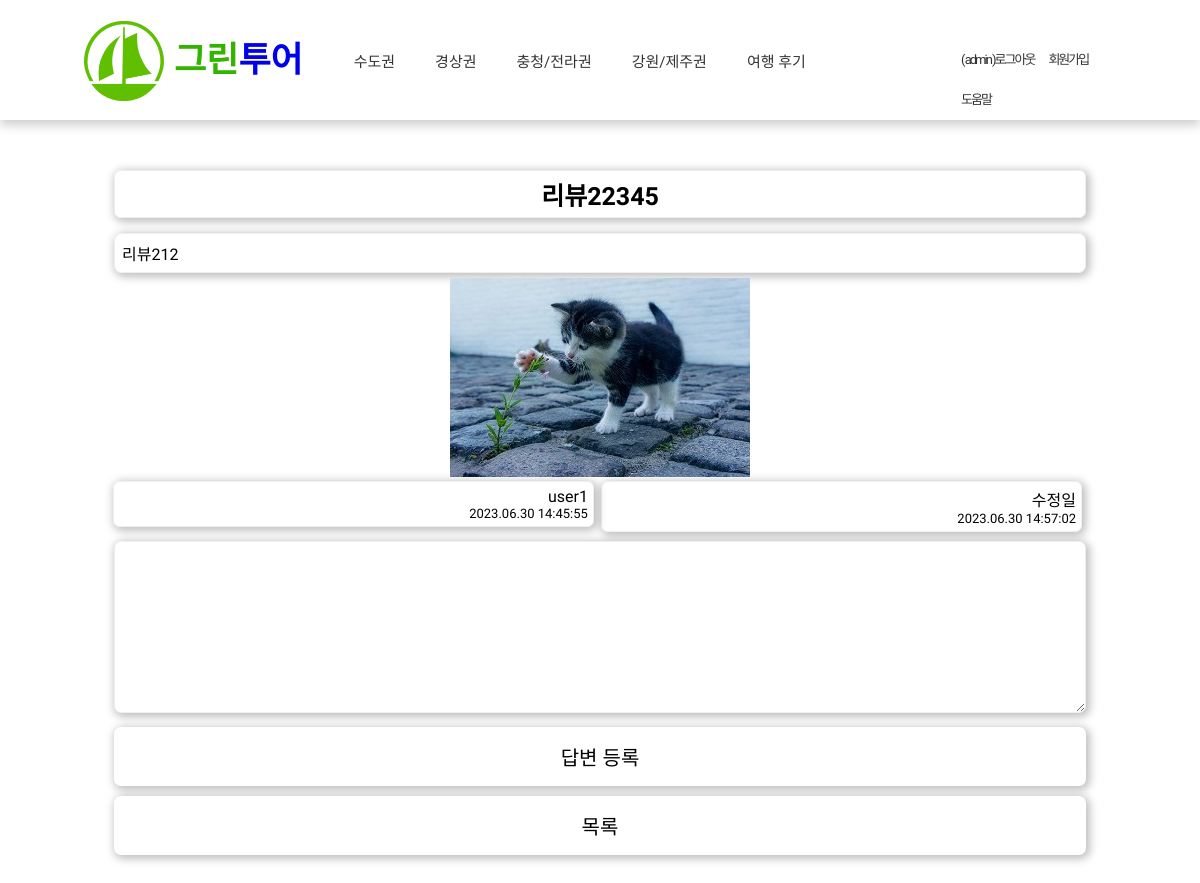
/tour/detail/7/ (signed in), run on the app's committed database.
### tour/models.py (models this page shows, shortened)
class Question(models.Model):
    author = models.ForeignKey(User, on_delete=models.CASCADE)
    subject = models.CharField(max_length=200)
    content = models.TextField()
    create_date = models.DateTimeField()
    modify_date = models.DateTimeField(null=True, blank=True)
    photo = models.ImageField(upload_to='tour/images/%Y/%m/%d/',
                              null=True, blank=True)

### tour/views.py (the view)
# urls.py: path('detail/<int:question_id>/', views.detail, name='detail'),
def detail(request, question_id):
    question = get_object_or_404(Question, pk=question_id)
    context = {'question': question}
    return render(request, 'tour/detail.html', context)

### templates/tour/detail.html (shortened to what this page needs)
{% extends 'base.html' %}
{% load static %}
{% block content %}
{% include 'header.html' %}
<link rel="stylesheet" href="{% static 'tour/css/boardDetail.css' %}">
<div class="board_detail_container">
    <h2 class="board_detail_subject">{{ question.subject }}</h2>
    <div class="board_detail_part1">
        <div class="board_detail_content_part1_all">
            <div class="board_detail_content">
                {{ question.content }}
            </div>
            {% if question.photo %}
            <div class="photo">
                <img src="{{ question.photo.url }}">
            </div>
            {% endif %}
            <div class="board_detail_author_date_all">
                {% if question.modify_date %}
                <div class="board_detail_modify_date_all">
                    <div class="board_detail_modify_date_text">수정일</div>
                    <div class="board_detail_modify_date">{{ question.modify_date|date:"Y.m.d H:i:s" }}</div>
                </div>
                {% endif %}
                <div class="board_detail_author_create_date">
                    <div class="board_detail_author">{{ question.author }}</div>
                    <div class="board_detail_create_date">{{ question.create_date|date:"Y.m.d H:i:s" }}</div>
                </div>
            </div>
        </div>
    </div>
    <form action="{% url 'tour:answer_create' question.id %}" method="post" class="board_detail_textarea_form">
        <div class="board_detail_textarea_box">
            <textarea name="content" id="content" rows="10" cols="40" class="board_detail_textarea"
                      {% if not user.is_authenticated %}disabled{% endif %}></textarea>
        </div>
        <input type="submit" value="답변 등록" class="board_detail_input_button">
    </form>
    <button type="button" class="board_detail_button" onclick="location.href='{% url 'tour:question_list' %}'">목록</button>
</div>
{% endblock %}

### templates/header.html (shortened to what this page needs)
{% load static %}
<link rel="stylesheet" href="{% static 'tour/css/style.css' %}">
<link rel="stylesheet" href="{% static 'tour/css/head.css' %}">
<div id="container">
    <header>
        <div class="logo">
            <a href="{% url 'index' %}">
                <img src="{% static 'tour/images/greenboat.png' %}" alt="메인" id="logo_pic">
                <h1>
                    <span class="abc">그린</span><span class="cba">투어</span>
                </h1>
            </a>
        </div>
        <nav class="navbar">
            <ul>
                <li><a href="{% url 'tour:detail_ca' %}">수도권</a></li>
                <li><a href="{% url 'tour:detail_gs' %}">경상권</a></li>
                <li><a href="{% url 'tour:detail_cj' %}">충청/전라권</a></li>
                <li><a href="{% url 'tour:detail_gj' %}">강원/제주권</a></li>
                <li><a href="{% url 'tour:question_list' %}">여행 후기</a></li>
            </ul>
        </nav>
        <div class="smallhead">
            <ul>
                <li>
                    {% if user.is_authenticated %}
                    <a href="{% url 'common2:logout' %}">
                        ( {{ user.username }} )로그아웃
                    </a>
                    {% else %}
                    <a href="{% url 'common2:login' %}">
                        {{ user.username }}로그인
                    </a>
                    {% endif %}
                </li>
                <li><a href="{% url 'common2:signup' %}">회원가입</a></li>
                <li><a href="#">도움말</a></li>
            </ul>
        </div>
    </header>
</div>

### static/tour/css/style.css (style rules this page uses)
* { margin: 0; padding: 0; box-sizing: border-box; }
header { height: 120px; box-shadow: 0 4px 4px -1px rgba(0, 0, 0, 0.1); }
.smallhead { width: 380px; height: 40px; margin:0 auto; margin-right:100px; }
.smallhead ul { float:right; margin-right: 20px; position:relative; left:20px; }
.smallhead ul li { list-style: none; display:inline-block; line-height: 40px; font-size: 13px; padding: 0 5px; letter-spacing: -2px; }
.smallhead ul li a { text-decoration: none; color: #333; }
@media screen and (min-width: 1100px) { header { width:100%; height: 120px; box-shadow: 0 4px 4px -1px rgba(0, 0, 0, 0.1); } }
@media screen and (min-width: 1100px) { .navbar { width:1000px; position:relative; left:100px; margin-right:100px; } }
@media screen and (min-width: 1100px) { .smallhead { width: 5%; height: 40px; position:relative; left:100px; } }
@media screen and (min-width: 1100px) { .smallhead ul { width: 160px; float:right; margin-right: 20px; } }
@media screen and (min-width: 1100px) { .smallhead ul li { list-style: none; display:inline-block; line-height: 40px; font-size: 13px; padding: 0 5px; letter-spacing: -2px; } }
@media screen and (min-width: 1100px) { .smallhead ul li a { text-decoration: none; color: #333; } }

### static/tour/css/head.css (style rules this page uses)
* { margin: 0; padding: 0; font-family: Arial, Helvetica, sans-serif; text-decoration: none; }
header { top: 0; left: 0; right: 0; background: #ffffff; box-shadow: 0 5px 10px rgba(0, 0, 0, 0.2); padding: 0 7%; position: relative; display:flex; align-items: center; justify-content: space-between; z-index: 1000; }
.logo #logo_pic { width:80px; margin-top:90px; }
.logo h1 .abc { width:80%; font-size:35px; position:relative; bottom:100px; left:90px; color: rgba(50, 180, 0); font-family: 'Single Day', cursive; }
.logo h1 .cba { width:80%; font-size:35px; position:relative; bottom:100px; left:90px; font-family: 'Single Day', cursive; }
header .logo { width:23%; font-weight: bolder; font-size: 34px; color: #333; color: rgb(50, 180, 0); font-family: 'Single Day', cursive; }
header .navbar ul { width:95%; list-style: none; }
header .navbar ul li { position:relative; float: left; }
header .navbar ul li a { font-size: 15px; padding: 20px; color: #333; display: block; }

### data on the page
Question: subject "리뷰22345", content "리뷰212", photo (picture), modify_date "2023.06.30 14:57:02", author "user1", create_date "2023.06.30 14:45:55"

### other printed values
{{ user.username }} "admin"
